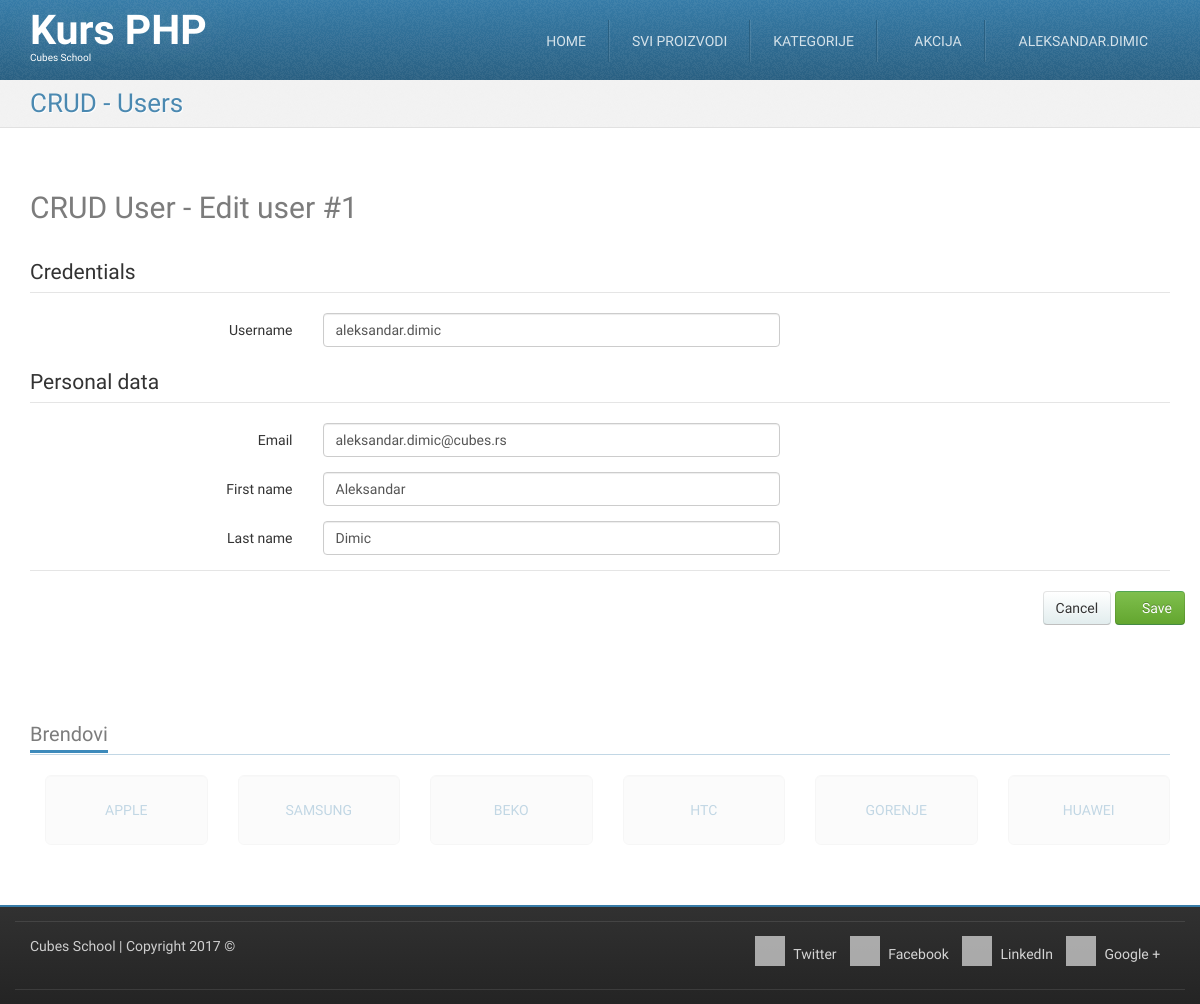
Page /crud-user-edit.php?id=1 (signed in) on the committed database.
### tables this page shows
CREATE TABLE `users` (
  `id` int(11) NOT NULL,
  `username` char(20) NOT NULL,
  `password` varchar(255) NOT NULL,
  `email` varchar(255) DEFAULT NULL,
  `first_name` varchar(255) DEFAULT NULL,
  `last_name` varchar(255) DEFAULT NULL,
  `created_at` datetime NOT NULL
);

### crud-user-edit.php (called while the page is built, shortened)
<?php
require_once __DIR__ . '/models/m_users.php';
$id = (int) $_GET['id'];
$user = usersFetchOneById($id);
$formData = array(
	'username' => $user['username'],
	'email' => $user['email'],
	'first_name' => $user['first_name'],
	'last_name' => $user['last_name'],
);
require_once __DIR__ . '/views/layout/header.php';
require_once __DIR__ . '/views/templates/t_crud-user-edit.php';
require_once __DIR__ . '/views/layout/footer.php';

### models/m_database.php (called while the page is built, shortened)
<?php
function dbGetLink() {
	static $link;
	if (!isset($link)) {
		$link = mysqli_connect('127.0.0.1', 'cubes', 'cubes', 'cubesphp');
	}
	return $link;
}
function dbEscape($value) {
	$link = dbGetLink();
	return mysqli_real_escape_string($link, $value);
}
function dbQuery($query) {
	$link = dbGetLink();
	$result = mysqli_query($link, $query);
	return $result;
}
function dbFetchOne($query) {
	$result = dbQuery($query);
	return mysqli_fetch_assoc($result);
}

### models/m_users.php (called while the page is built, shortened)
<?php
require_once __DIR__ . '/m_database.php';
function usersFetchOneById($id) {
	$query = "SELECT `users`.* "
			. "FROM `users` "
			. "WHERE `id` = '" . dbEscape($id) . "'";
	return dbFetchOne($query);
}

### views/templates/t_crud-user-edit.php (the view, shortened to what this page needs)
<div id="highlighted">
	<div class="container">
		<div class="header">
			<h2 class="page-title">
				<span>CRUD - Users</span>
			</h2>
		</div>
	</div>
</div>
<div id="content">
	<div class="container portfolio">
		<div class="row">
			<div class="col-md-12">
				<h2>
					CRUD User - Edit user #<?php echo htmlspecialchars($user['id']);?>
				</h2>
			</div>
		</div>
		<div class="row">
			<div class="col-md-12">
				<form action="" method="post" class="form-horizontal">
					<fieldset>
						<legend>Credentials</legend>
						<div class="form-group">
							<label class="col-md-3 control-label">Username</label>
							<div class="col-md-5">
								<input value="<?php echo isset($formData["username"]) ? htmlspecialchars($formData["username"]) : "";?>" type="text" name="username" class="form-control">
							</div>
							<div class="col-md-4">
							</div>
						</div>
					</fieldset>
					<fieldset>
						<legend>Personal data</legend>
						<div class="form-group">
							<label class="col-md-3 control-label">Email</label>
							<div class="col-md-5">
								<input value="<?php echo isset($formData["email"]) ? htmlspecialchars($formData["email"]) : "";?>" type="email" name="email" class="form-control">
							</div>
							<div class="col-md-4">
							</div>
						</div>
						<div class="form-group">
							<label class="col-md-3 control-label">First name</label>
							<div class="col-md-5">
								<input value="<?php echo isset($formData["first_name"]) ? htmlspecialchars($formData["first_name"]) : "";?>" type="text" name="first_name" class="form-control">
							</div>
							<div class="col-md-4">
							</div>
						</div>
						<div class="form-group">
							<label class="col-md-3 control-label">Last name</label>
							<div class="col-md-5">
								<input value="<?php echo isset($formData["last_name"]) ? htmlspecialchars($formData["last_name"]) : "";?>" type="text" name="last_name" class="form-control">
							</div>
							<div class="col-md-4">
							</div>
						</div>
					</fieldset>
					<fieldset>
						<legend></legend>
						<div class="form-group text-right">
							<a href="/crud-user-list.php" class="btn btn-default">Cancel</a>
							<button type="submit" class="btn btn-success"><i class="fa fa-save"></i> Save</button>
						</div>
					</fieldset>
				</form>
			</div>
		</div>
	</div>
</div>

### skins/tema/css/theme-style.css (style rules this page uses)
h1, h2, h3 { line-height: 40px; }
h1, h2, h3, h4, h5, h6 { color: rgba(36, 36, 36, 0.6); }
label { font-weight: normal; }
legend { line-height: 40px; }
a { color: #377ca8; text-decoration: none; }
.btn-default { color: #333333; text-shadow: 0 1px 1px rgba(255, 255, 255, 0.75); background-image: -webkit-linear-gradient(top, #ffffff 0%, #e2edee 100%); background-image: -o-linear-gradient(top, #ffffff 0%, #e2edee 100%); background-image: linear-gradient(to bottom, #ffffff 0%, #e2edee 100%); background-repeat: repeat-x; filter: progid:DXImageTransform.Microsoft.gradient(startColorstr='#ffffffff', endColorstr='#ffe2edee', GradientType=0); border-color: #e2edee #e2edee #b2cfd2; border-color: rgba(0, 0, 0, 0.1) rgba(0, 0, 0, 0.1) rgba(0, 0, 0, 0.25); *background-color: #e2edee; filter: progid:DXImageTransform.Microsoft.gradient(enabled = false); -webkit-transition: all; -o-transition: all; transition: all; }
.btn-success { color: #ffffff; text-shadow: 0 -1px 0 rgba(0, 0, 0, 0.25); background-image: -webkit-linear-gradient(top, #7fbf4d 0%, #63a62f 100%); background-image: -o-linear-gradient(top, #7fbf4d 0%, #63a62f 100%); background-image: linear-gradient(to bottom, #7fbf4d 0%, #63a62f 100%); background-repeat: repeat-x; filter: progid:DXImageTransform.Microsoft.gradient(startColorstr='#ff7fbf4d', endColorstr='#ff63a62f', GradientType=0); border-color: #63a62f #63a62f #3f6a1e; border-color: rgba(0, 0, 0, 0.1) rgba(0, 0, 0, 0.1) rgba(0, 0, 0, 0.25); *background-color: #63a62f; filter: progid:DXImageTransform.Microsoft.gradient(enabled = false); -webkit-transition: all; -o-transition: all; transition: all; }
html { background-image: -webkit-linear-gradient(top, #e0e0e0 0%, #ffffff 100%); background-image: -o-linear-gradient(top, #e0e0e0 0%, #ffffff 100%); background-image: linear-gradient(to bottom, #e0e0e0 0%, #ffffff 100%); background-repeat: repeat-x; filter: progid:DXImageTransform.Microsoft.gradient(startColorstr='#ffe0e0e0', endColorstr='#ffffffff', GradientType=0); }
body { margin: 0; font-family: "Monda", Arial, serif; font-size: 14px; line-height: 1.428571429; color: #333333; background-color: #ffffff; position: relative; }
.page-title { margin: 0; }
#highlighted { -webkit-transition: all 0.4s ease-out; -o-transition: all 0.4s ease-out; transition: all 0.4s ease-out; border-bottom: 1px solid #e1e1e1; background: #f2f2f2 url(../img/bg_noise-5.png) left top repeat; color: #377ca8; text-shadow: 1px 1px 1px #ffffff; }
.has-navbar-fixed-top #content { margin-top: 82px; }
.has-navbar-fixed-top.has-highlighted #highlighted, .has-navbar-fixed-top.page-index #highlighted, .has-navbar-fixed-top.page-index-carousel #highlighted, .has-navbar-fixed-top.page-starter #highlighted { margin-top: 80px; }
.has-navbar-fixed-top.has-highlighted #content, .has-navbar-fixed-top.page-index #content, .has-navbar-fixed-top.page-index-carousel #content, .has-navbar-fixed-top.page-starter #content { margin-top: 0; }
#content { padding: 40px 0; background-color: #ffffff; }
.header { margin-bottom: 0; }
.header:before, .header:after { content: " "; display: table; }
.header:after { clear: both; }
.header .page-title { font-size: 26px; margin: 8px 0 8px 0; color: rgba(55, 124, 168, 0.9); }
.header .page-title span, .header .page-title small { display: block; line-height: 1.2 !important; }
@media (min-width: 768px) { .header .page-title { float: left; } }
.services .row, .portfolio .row { margin-bottom: 1em; }

### skins/tema/css/colour-blue.css (style rules this page uses)
body a { color: #377ca8; text-decoration: none; }
body #highlighted { border-bottom-color: #e1e1e1; background-color: #f2f2f2; color: #377ca8; text-shadow: 1px 1px 1px #ffffff; }
body .header .page-title { color: rgba(55, 124, 168, 0.9); }

### rows in the picture
users: id "1", username "aleksandar.dimic", email "aleksandar.dimic@cubes.rs", first_name "Aleksandar", last_name "Dimic"

### other values in the picture
$_SESSION['logged_in_user']['username'] "ALEKSANDAR.DIMIC"
